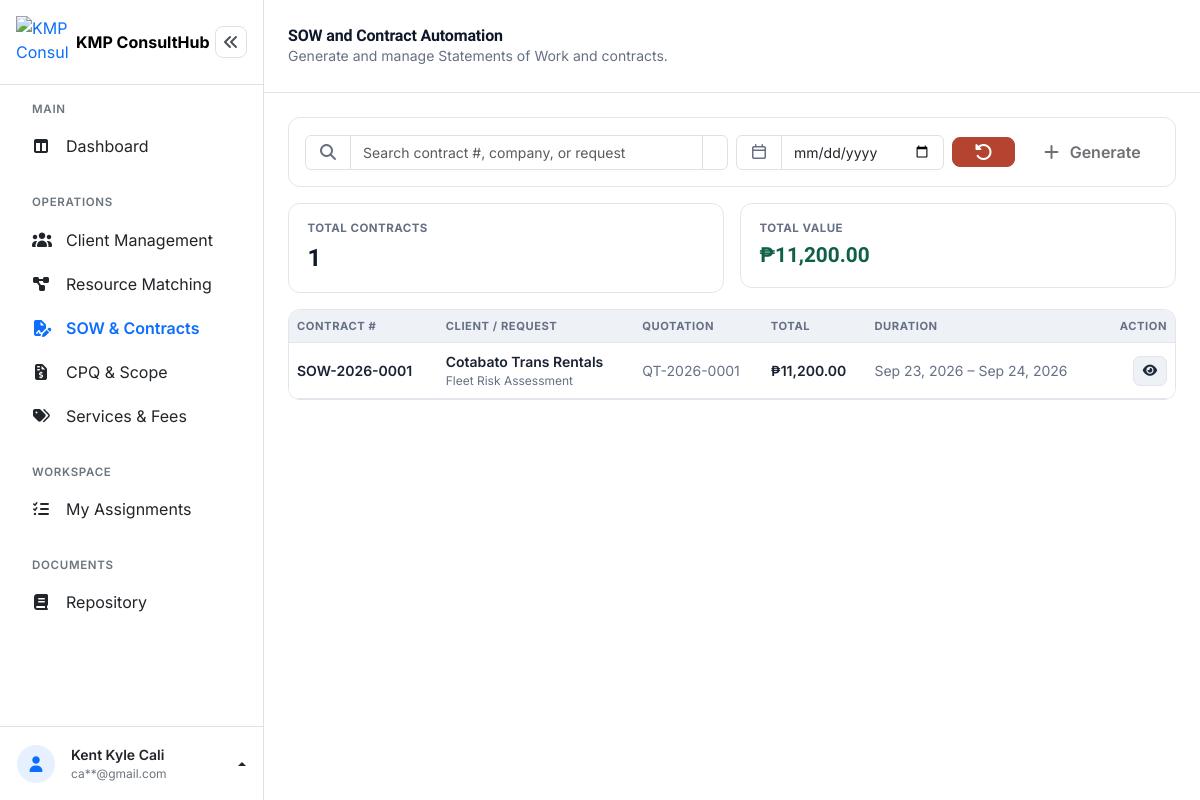
Page /staff/sow_contracts.php (signed in) on the committed database.
### tables this page shows
CREATE TABLE `contracts` (
  `contract_id` int(10) UNSIGNED NOT NULL,
  `contract_number` varchar(30) NOT NULL,
  `quotation_id` int(10) UNSIGNED NOT NULL,
  `request_id` int(10) UNSIGNED NOT NULL,
  `client_id` int(10) UNSIGNED NOT NULL,
  `scope_summary` text DEFAULT NULL,
  `terms_conditions` text DEFAULT NULL,
  `total_amount` decimal(12,2) NOT NULL DEFAULT 0.00,
  `start_date` date DEFAULT NULL,
  `end_date` date DEFAULT NULL,
  `status` enum('Draft','Pending Approval','Approved','Rejected') NOT NULL DEFAULT 'Draft',
  `prepared_by` int(10) UNSIGNED DEFAULT NULL,
  `approved_by` int(10) UNSIGNED DEFAULT NULL,
  `approved_at` timestamp NULL DEFAULT NULL,
  `created_at` timestamp NOT NULL DEFAULT current_timestamp(),
  `updated_at` timestamp NOT NULL DEFAULT current_timestamp() ON UPDATE current_timestamp(),
  `contract_file_name` varchar(255) DEFAULT NULL,
  `contract_file_path` varchar(255) DEFAULT NULL,
  `contract_file_size` int(11) DEFAULT NULL
);

CREATE TABLE `clients` (
  `client_id` int(10) UNSIGNED NOT NULL,
  `company_name` varchar(150) NOT NULL,
  `contact_person` varchar(150) NOT NULL,
  `email` varchar(150) NOT NULL,
  `contact_number` varchar(20) NOT NULL,
  `address` varchar(255) NOT NULL,
  `industry` varchar(100) DEFAULT NULL,
  `created_at` timestamp NOT NULL DEFAULT current_timestamp(),
  `updated_at` timestamp NOT NULL DEFAULT current_timestamp() ON UPDATE current_timestamp()
);

CREATE TABLE `service_requests` (
  `request_id` int(10) UNSIGNED NOT NULL,
  `client_id` int(10) UNSIGNED NOT NULL,
  `request_title` varchar(150) NOT NULL,
  `request_details` text DEFAULT NULL,
  `required_skill` varchar(100) DEFAULT NULL,
  `status` enum('New','In Progress','Completed','Cancelled') NOT NULL DEFAULT 'New',
  `assigned_to` int(10) UNSIGNED DEFAULT NULL,
  `assigned_by` int(10) UNSIGNED DEFAULT NULL,
  `created_at` timestamp NOT NULL DEFAULT current_timestamp(),
  `updated_at` timestamp NOT NULL DEFAULT current_timestamp() ON UPDATE current_timestamp()
);

CREATE TABLE `quotations` (
  `quotation_id` int(10) UNSIGNED NOT NULL,
  `quotation_number` varchar(30) NOT NULL,
  `request_id` int(10) UNSIGNED NOT NULL,
  `client_id` int(10) UNSIGNED NOT NULL,
  `project_scope` text DEFAULT NULL,
  `status` enum('Draft','Sent','Approved','Rejected') NOT NULL DEFAULT 'Draft',
  `subtotal` decimal(12,2) NOT NULL DEFAULT 0.00,
  `tax_rate` decimal(5,2) NOT NULL DEFAULT 0.00,
  `tax_amount` decimal(12,2) NOT NULL DEFAULT 0.00,
  `total_amount` decimal(12,2) NOT NULL DEFAULT 0.00,
  `valid_until` date DEFAULT NULL,
  `notes` text DEFAULT NULL,
  `prepared_by` int(10) UNSIGNED DEFAULT NULL,
  `created_at` timestamp NOT NULL DEFAULT current_timestamp(),
  `updated_at` timestamp NOT NULL DEFAULT current_timestamp() ON UPDATE current_timestamp()
);

### staff/sow_contracts.php (the view, shortened to what this page needs)
<?php
$pdo = getConnection();
$availableQuotationsStmt = $pdo->query(
    "SELECT q.quotation_id, q.quotation_number, q.total_amount, q.subtotal, q.tax_rate, q.tax_amount,
            q.project_scope, q.valid_until, q.notes,
            c.client_id, c.company_name, c.contact_person, c.email, c.contact_number, c.address, c.industry,
            sr.request_title, sr.request_details, sr.required_skill
     FROM quotations q
     INNER JOIN clients c ON q.client_id = c.client_id
     INNER JOIN service_requests sr ON q.request_id = sr.request_id
     LEFT JOIN contracts co ON co.quotation_id = q.quotation_id
     WHERE q.status = 'Approved' AND co.contract_id IS NULL
     ORDER BY q.created_at DESC"
);
$availableQuotations = $availableQuotationsStmt->fetchAll();
$availableQuotationItemsStmt = $pdo->query('SELECT * FROM quotation_items ORDER BY quotation_id ASC, sort_order ASC');
$itemsByAvailableQuotation = [];
foreach ($availableQuotationItemsStmt->fetchAll() as $row) {
    $itemsByAvailableQuotation[$row['quotation_id']][] = $row;
}
$searchTerm = trim($_GET['search'] ?? '');
$dateFilter = trim($_GET['date'] ?? '');
$perPage    = 8;
$page       = max(1, (int) ($_GET['page'] ?? 1));
$offset     = ($page - 1) * $perPage;
$statsStmt = $pdo->query("SELECT total_amount FROM contracts WHERE status = 'Approved'");
$statsRows = $statsStmt->fetchAll();
$totalApprovedValue = 0.0;
foreach ($statsRows as $row) {
    $totalApprovedValue += (float) $row['total_amount'];
}
$totalContracts = count($statsRows);
$baseQuery = "FROM contracts ct
     INNER JOIN clients c ON ct.client_id = c.client_id
     INNER JOIN service_requests sr ON ct.request_id = sr.request_id
     INNER JOIN quotations q ON ct.quotation_id = q.quotation_id
     LEFT JOIN users pb ON ct.prepared_by = pb.user_id
     LEFT JOIN users ab ON ct.approved_by = ab.user_id
     WHERE 1=1";
$queryParams = [];
$listQuery = "SELECT ct.contract_id, ct.contract_number, ct.quotation_id, ct.status, ct.total_amount, ct.start_date, ct.end_date,
            ct.scope_summary, ct.created_at, ct.approved_at,
            c.company_name, c.contact_person, c.email, c.contact_number, c.address, c.industry,
            sr.request_title, sr.request_details, sr.required_skill,
            q.quotation_number, q.subtotal, q.tax_rate, q.tax_amount, q.valid_until AS quotation_valid_until,
            pb.firstname AS prepared_firstname, pb.lastname AS prepared_lastname,
            ab.firstname AS approved_firstname, ab.lastname AS approved_lastname
     $baseQuery
     ORDER BY ct.created_at DESC
     LIMIT $perPage OFFSET $offset";
$contractsStmt = $pdo->prepare($listQuery);
$contractsStmt->execute($queryParams);
$contracts = $contractsStmt->fetchAll();
$revisionsByContract = [];
?>
<!DOCTYPE html>
<html lang="en">
<head>
<link rel="stylesheet" href="../assets/vendor/bootstrap-5.3.8/css/bootstrap.min.css">
<link rel="stylesheet" href="../assets/vendor/fontawesome-free-7.3.1/css/all.min.css">
<link rel="stylesheet" href="../assets/css/dashboard.css">
</head>
<body>
<div class="dashboard-layout d-flex">
<?php require __DIR__ . '/../includes/staff/sidebar.php'; ?>
  <div class="dashboard-main flex-grow-1" style="min-width:0;">
    <header class="dashboard-topbar bg-white d-flex align-items-center justify-content-between px-3 px-md-4">
      <div class="d-flex align-items-center gap-3">
        <div>
          <h1 class="dashboard-title h6 h5-md fw-bold mb-0">SOW and Contract Automation</h1>
          <p class="dashboard-subtitle small mb-0 d-none d-sm-block">Generate and manage Statements of Work and contracts.</p>
        </div>
      </div>
    </header>
    <main class="dashboard-content p-3 p-md-4">
      <div class="card mb-3">
        <div class="card-body p-2 p-md-3">
          <form method="GET" class="row g-2 align-items-center" id="contractFilterForm">
            <div class="col-12 col-lg-6">
              <div class="input-group">
                <span class="input-group-text bg-white"><i class="fa-solid fa-magnifying-glass" style="color:var(--ink-soft);"></i></span>
                <input type="text" name="search" id="contractSearchInput" class="form-control" placeholder="Search contract #, company, or request" value="<?= htmlspecialchars($searchTerm) ?>" autocomplete="off">
                <span class="input-group-text bg-white"><span class="search-spinner" id="searchSpinner"></span></span>
              </div>
            </div>
            <div class="col-8 col-sm-9 col-lg-3">
              <div class="input-group">
                <span class="input-group-text bg-white"><i class="fa-regular fa-calendar" style="color:var(--ink-soft);"></i></span>
                <input type="date" name="date" id="contractDateInput" class="form-control" value="<?= htmlspecialchars($dateFilter) ?>">
              </div>
            </div>
            <div class="col-4 col-sm-3 col-lg-1">
              <a href="sow_contracts.php" class="btn btn-reset w-100" title="Reset filters">
                <i class="fa-solid fa-rotate-left"></i><span class="d-none d-sm-inline d-lg-none">Reset</span>
              </a>
            </div>
            <div class="col-12 col-lg-2">
              <button type="button" class="btn btn-teal-solid w-100" data-bs-toggle="modal" data-bs-target="#generateContractModal" <?= empty($availableQuotations) ? 'disabled' : '' ?>>
                <i class="fa-solid fa-plus me-1"></i> Generate
              </button>
            </div>
          </form>
        </div>
      </div>
      <div class="row g-2 g-md-3 mb-3">
        <div class="col-6 col-lg-6">
          <div class="stat-card">
            <div class="stat-label">Total Contracts</div>
            <div class="stat-value"><?= (int) $totalContracts ?></div>
          </div>
        </div>
        <div class="col-6 col-lg-6">
          <div class="stat-card">
            <div class="stat-label">Total Value</div>
            <div class="stat-value stat-money" style="font-size:1.3rem; color:var(--success-text);">&#8369;<?= number_format($totalApprovedValue, 2) ?></div>
          </div>
        </div>
      </div>
      <section class="card overflow-hidden">
        <div class="table-responsive">
          <table class="table table-hover align-middle mb-0" id="contractsTable">
            <thead>
              <tr>
                <th scope="col">Contract #</th>
                <th scope="col">Client / Request</th>
                <th scope="col" class="d-none d-md-table-cell">Quotation</th>
                <th scope="col">Total</th>
                <th scope="col" class="d-none d-lg-table-cell">Duration</th>
                <th scope="col" class="text-end">Action</th>
              </tr>
            </thead>
            <tbody id="contractsTableBody">
              <?php if (empty($contracts)): ?>
                <tr>
                  <td colspan="6">
                    <div class="empty-state text-center py-5">
                      <i class="fa-regular fa-file-lines fs-3 mb-2 d-block"></i>
                      <p class="small mb-0">No contracts found.</p>
                    </div>
                  </td>
                </tr>
              <?php else: ?>
                <?php foreach ($contracts as $ct): ?>
                  <tr>
                    <td class="small fw-semibold">
                      <span class="cell-body fw-semibold"><?= htmlspecialchars($ct['contract_number']) ?></span>
                    </td>
                    <td class="small">
                      <span class="cell-body">
                        <span class="fw-semibold d-block"><?= htmlspecialchars($ct['company_name']) ?></span>
                        <span class="d-block" style="color:var(--ink-soft); font-size:.75rem;"><?= htmlspecialchars($ct['request_title']) ?></span>
                      </span>
                    </td>
                    <td class="small d-none d-md-table-cell" style="color:var(--ink-soft);">
                      <span class="cell-body"><?= htmlspecialchars($ct['quotation_number']) ?></span>
                    </td>
                    <td class="small fw-semibold">
                      <span class="cell-body fw-semibold">&#8369;<?= number_format((float) $ct['total_amount'], 2) ?></span>
                    </td>
                    <td class="small d-none d-lg-table-cell" style="color:var(--ink-soft);">
                      <span class="cell-body">
                        <?= $ct['start_date'] ? htmlspecialchars(date('M d, Y', strtotime($ct['start_date']))) : '&mdash;' ?>
                        &ndash;
                        <?= $ct['end_date'] ? htmlspecialchars(date('M d, Y', strtotime($ct['end_date']))) : '&mdash;' ?>
                      </span>
                    </td>
                    <td class="text-end cell-actions">
                      <span class="cell-body d-flex justify-content-end gap-1 flex-wrap">
                        <button type="button" class="btn btn-ghost btn-sm view-contract-btn" title="View contract"
                          data-contract='<?= htmlspecialchars(json_encode([
                            "contract_id" => $ct["contract_id"],
                            "number" => $ct["contract_number"],
                            "status" => $ct["status"],
                            "created_at" => $ct["created_at"] ? date('M d, Y', strtotime($ct["created_at"])) : null,
                            "company" => $ct["company_name"],
                            "contact_person" => $ct["contact_person"],
                            "email" => $ct["email"],
                            "contact_number" => $ct["contact_number"],
                            "address" => $ct["address"],
                            "industry" => $ct["industry"],
                            "request" => $ct["request_title"],
                            "request_details" => $ct["request_details"],
                            "required_skill" => $ct["required_skill"],
                            "quotation_number" => $ct["quotation_number"],
                            "subtotal" => number_format((float) $ct["subtotal"], 2),
                            "tax_rate" => rtrim(rtrim(number_format((float) $ct["tax_rate"], 2), '0'), '.'),
                            "tax_amount" => number_format((float) $ct["tax_amount"], 2),
                            "total" => number_format((float) $ct["total_amount"], 2),
                            "quotation_valid_until" => $ct["quotation_valid_until"] ? date('M d, Y', strtotime($ct["quotation_valid_until"])) : null,
                            "items" => array_map(function ($it) {
                                return [
                                    "description" => $it["description"],
                                    "quantity" => rtrim(rtrim(number_format((float) $it["quantity"], 2), '0'), '.'),
                                    "unit_price" => number_format((float) $it["unit_price"], 2),
                                    "line_total" => number_format((float) $it["line_total"], 2),
                                ];
                            }, $itemsByAvailableQuotation[$ct["quotation_id"]] ?? []),
                            "start_date" => $ct["start_date"] ? date('M d, Y', strtotime($ct["start_date"])) : null,
                            "end_date" => $ct["end_date"] ? date('M d, Y', strtotime($ct["end_date"])) : null,
                            "scope_summary" => $ct["scope_summary"],
                            "prepared_by" => trim(($ct["prepared_firstname"] ?? '') . ' ' . ($ct["prepared_lastname"] ?? '')),
                            "approved_by" => $ct["approved_firstname"] ? trim($ct["approved_firstname"] . ' ' . $ct["approved_lastname"]) : null,
                            "approved_at" => $ct["approved_at"] ? date('M d, Y', strtotime($ct["approved_at"])) : null,
                            "revisions" => array_map(function ($r) {
                                return [
                                    "note" => $r["revision_note"],
                                    "by" => trim(($r["firstname"] ?? '') . ' ' . ($r["lastname"] ?? '')),
                                    "date" => $r["created_at"] ? date('M d, Y g:i A', strtotime($r["created_at"])) : '',
                                ];
                            }, $revisionsByContract[$ct["contract_id"]] ?? []),
                          ]), ENT_QUOTES) ?>'>
                          <i class="fa-solid fa-eye"></i>
                        </button>
                      </span>
                    </td>
                  </tr>
                <?php endforeach; ?>
              <?php endif; ?>
            </tbody>
          </table>
        </div>
      </section>
    </main>
  </div>
</div>
</body>
</html>

### rows in the picture
contracts: contract_number "SOW-2026-0001", client.company_name "Cotabato Trans Rentals", request.request_title "Fleet Risk Assessment", quotation.quotation_number "QT-2026-0001", total_amount "11,200.00", start_date "Sep 23, 2026", end_date "Sep 24, 2026"

### other values in the picture
$staffFullname "Kent Kyle Cali"
maskEmail($staffEmail) "ca**@gmail.com"
$totalContracts "1"
$totalApprovedValue "11,200.00"
